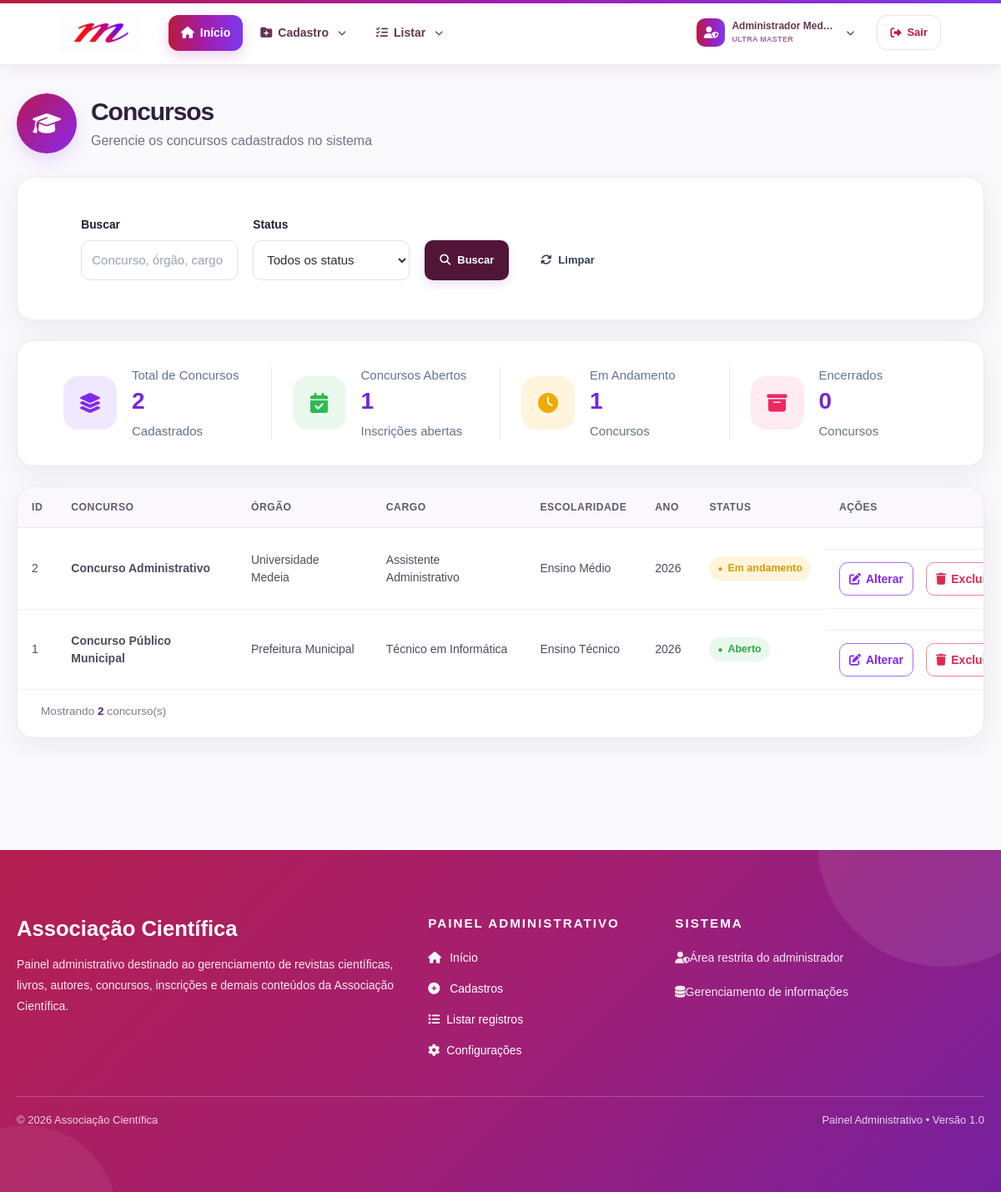
The page /painel/lista_concursos.php (signed in) on the database its author committed.
### tables this page shows
CREATE TABLE `concursos` (
  `id_concurso` int(11) NOT NULL AUTO_INCREMENT,
  `nome` varchar(255) NOT NULL,
  `orgao` varchar(255) NOT NULL,
  `cargo` varchar(255) NOT NULL,
  `escolaridade` varchar(100) NOT NULL,
  `edital` varchar(100) DEFAULT NULL,
  `ano` int(11) NOT NULL,
  `data_inscricao_inicio` date DEFAULT NULL,
  `data_inscricao_fim` date DEFAULT NULL,
  `data_prova` date DEFAULT NULL,
  `descricao` text DEFAULT NULL,
  `status` varchar(50) DEFAULT 'Aberto',
  `destaque` tinyint(1) DEFAULT 0,
  `dt_cad_concurso` datetime DEFAULT current_timestamp(),
  PRIMARY KEY (`id_concurso`)
);

### painel/config/seguranca.php (called while the page is built, shortened)
<?php
function csrf_token(): string
{
    return $_SESSION['csrf_token'];
}
if (!function_exists('corrigir_codificacao_painel')) {
    function corrigir_codificacao_painel($valor): string
    {
        $valor = (string)($valor ?? '');
        for ($i = 0; $i < 2; $i++) {
            if (!preg_match('/(?:Ã[-¿]|Â[-¿]|â€)/u', $valor)) {
                break;
            }
            $corrigido = @iconv('UTF-8', 'ISO-8859-1//IGNORE', $valor);
            $valor = $corrigido;
        }
        return $valor;
    }
}
if (!function_exists('h')) {
    function h($v): string
    {
        return htmlspecialchars(corrigir_codificacao_painel($v), ENT_QUOTES | ENT_SUBSTITUTE, 'UTF-8');
    }
}

### painel/lista_concursos.php (the view, shortened to what this page needs)
<?php
include 'conexao.php';
mysqli_set_charset($conexao, 'utf8mb4');
function textoLista($valor) {
    $valor = (string)($valor ?? '');
    return strtr($valor, [
        'Ã¡'=>'á','Ã£'=>'ã','Ã¢'=>'â','Ã©'=>'é','Ãª'=>'ê','Ã­'=>'í',
        'Ã³'=>'ó','Ã´'=>'ô','Ãµ'=>'õ','Ãº'=>'ú','Ã§'=>'ç',
        'Ã‰'=>'É','ÃŠ'=>'Ê','Ã“'=>'Ó','Ã”'=>'Ô','Ã•'=>'Õ','Ãš'=>'Ú','Ã‡'=>'Ç'
    ]);
}
function hLista($valor) { return h(textoLista($valor)); }
$busca  = trim((string)($_GET['busca'] ?? ''));
$where = 'WHERE 1=1';
$resultado = mysqli_query($conexao, "
    SELECT *
    FROM concursos
    $where
    ORDER BY id_concurso DESC
");
$stats = mysqli_fetch_assoc(mysqli_query($conexao, "
    SELECT
        COUNT(*) AS total,
        SUM(status = 'Aberto') AS abertos,
        SUM(status = 'Em andamento') AS andamento,
        SUM(status = 'Encerrado') AS encerrados
    FROM concursos
"));
$totalResultados = mysqli_num_rows($resultado);
?>
<!DOCTYPE html>
<html lang="pt-BR">
<head>
    <?php include 'includes_painel/head.php'; ?>
</head>
<body>
<?php include 'includes_painel/header.php'; ?>
<div class="container">
    <div class="topo">
        <div class="titulo">
            <div class="icone">
                <i class="fas fa-graduation-cap"></i>
            </div>
            <div>
                <h1>Concursos</h1>
                <p>Gerencie os concursos cadastrados no sistema</p>
            </div>
        </div>
    </div>
    <div class="card filtros">
        <form method="GET">
            <div class="campo">
                <label>Buscar</label>
                <input
                    type="text"
                    name="busca"
                    value="<?= hLista($busca) ?>"
                    placeholder="Concurso, órgão, cargo ou edital..."
                >
            </div>
            <div class="campo campo-status">
                <label>Status</label>
                <select name="status">
                    <option value="">Todos os status</option>
                </select>
            </div>
            <button type="submit" class="btn btn-primary">
                <i class="fas fa-search"></i>
                Buscar
            </button>
            <a href="lista_concursos.php" class="btn limpar">
                <i class="fas fa-sync-alt"></i>
                Limpar
            </a>
        </form>
    </div>
    <div class="card estatisticas">
        <div>
            <i class="fas fa-layer-group roxo"></i>
            <section>
                <span>Total de Concursos</span>
                <strong><?= $stats['total'] ?? 0 ?></strong>
                <small>Cadastrados</small>
            </section>
        </div>
        <div>
            <i class="fas fa-calendar-check verde"></i>
            <section>
                <span>Concursos Abertos</span>
                <strong><?= $stats['abertos'] ?? 0 ?></strong>
                <small>Inscrições abertas</small>
            </section>
        </div>
        <div>
            <i class="fas fa-clock amarelo"></i>
            <section>
                <span>Em Andamento</span>
                <strong><?= $stats['andamento'] ?? 0 ?></strong>
                <small>Concursos</small>
            </section>
        </div>
        <div>
            <i class="fas fa-box-archive vermelho"></i>
            <section>
                <span>Encerrados</span>
                <strong><?= $stats['encerrados'] ?? 0 ?></strong>
                <small>Concursos</small>
            </section>
        </div>
    </div>
    <div class="card tabela">
        <div class="table-responsive">
            <table>
                <thead>
                    <tr>
                        <th>ID</th>
                        <th>Concurso</th>
                        <th>Órgão</th>
                        <th>Cargo</th>
                        <th>Escolaridade</th>
                        <th>Ano</th>
                        <th>Status</th>
                        <th>Ações</th>
                    </tr>
                </thead>
                <tbody>
                <?php if ($totalResultados > 0): ?>
                    <?php while ($r = mysqli_fetch_assoc($resultado)): ?>
                        <?php
                        $classes = [
                            'Aberto' => 'verde',
                            'Em andamento' => 'amarelo',
                            'Encerrado' => 'vermelho',
                            'Suspenso' => 'cinza'
                        ];
                        $classe = $classes[$r['status']] ?? 'cinza';
                        ?>
                        <tr>
                            <td><?= $r['id_concurso'] ?></td>
                            <td class="nome">
                                <?= hLista($r['nome']) ?>
                            </td>
                            <td><?= hLista($r['orgao']) ?></td>
                            <td><?= hLista($r['cargo']) ?></td>
                            <td><?= hLista($r['escolaridade']) ?></td>
                            <td><?= hLista($r['ano']) ?></td>
                            <td>
                                <span class="status <?= $classe ?>">
                                    <span class="bolinha">●</span>
                                    <?= hLista($r['status']) ?>
                                </span>
                            </td>
                            <td class="acoes">
                                <a
                                    href="editar_concurso.php?id=<?= $r['id_concurso'] ?>"
                                    class="editar"
                                    title="Editar"
                                >
                                    <i class="fas fa-pen-to-square"></i> Alterar
                                </a>
                                <a
                                    href="excluir_concurso.php?id=<?= $r['id_concurso'] ?>&csrf_token=<?=h(csrf_token())?>"
                                    class="excluir"
                                    title="Excluir"
                                    onclick="return confirm('Deseja excluir este concurso?')"
                                >
                                    <i class="fas fa-trash"></i> Excluir
                                </a>
                            </td>
                        </tr>
                    <?php endwhile; ?>
                <?php endif; ?>
                </tbody>
            </table>
        </div>
        <div class="rodape">
            Mostrando <b><?= $totalResultados ?></b> concurso(s)
        </div>
    </div>
</div>
<?php include 'includes_painel/footer.php'; ?>
</body>
</html>

### rows shown on the page
concursos: id_concurso "2", nome "Concurso Administrativo", orgao "Universidade Medeia", cargo "Assistente Administrativo", escolaridade "Ensino Médio", ano "2026", status "Em andamento"
concursos: id_concurso "1", nome "Concurso Público Municipal", orgao "Prefeitura Municipal", cargo "Técnico em Informática", escolaridade "Ensino Técnico", ano "2026", status "Aberto"

### other values the page prints
nome_usuario() "Administrador Medeia"
str_replace('_', ' ', perfil_usuario()) "ULTRA MASTER"
$stats['total'] "2"
$stats['abertos'] "1"
$stats['andamento'] "1"
$stats['encerrados'] "0"
$totalResultados "2"
